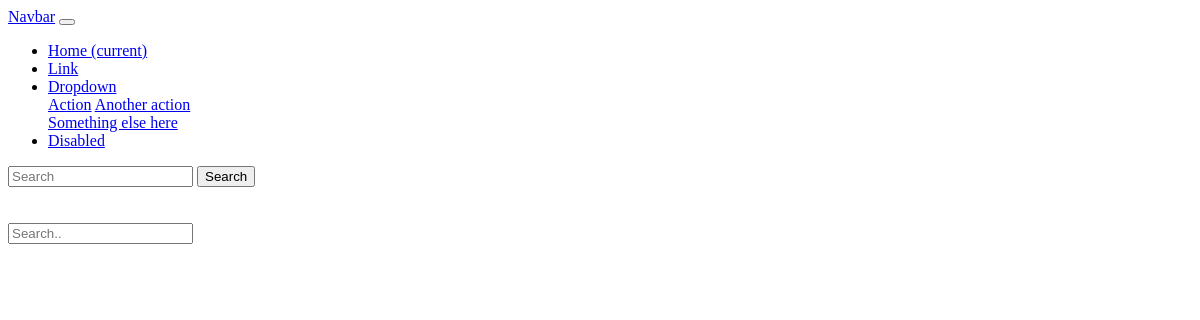
/infos/, run on an earlier commit of the app's database.
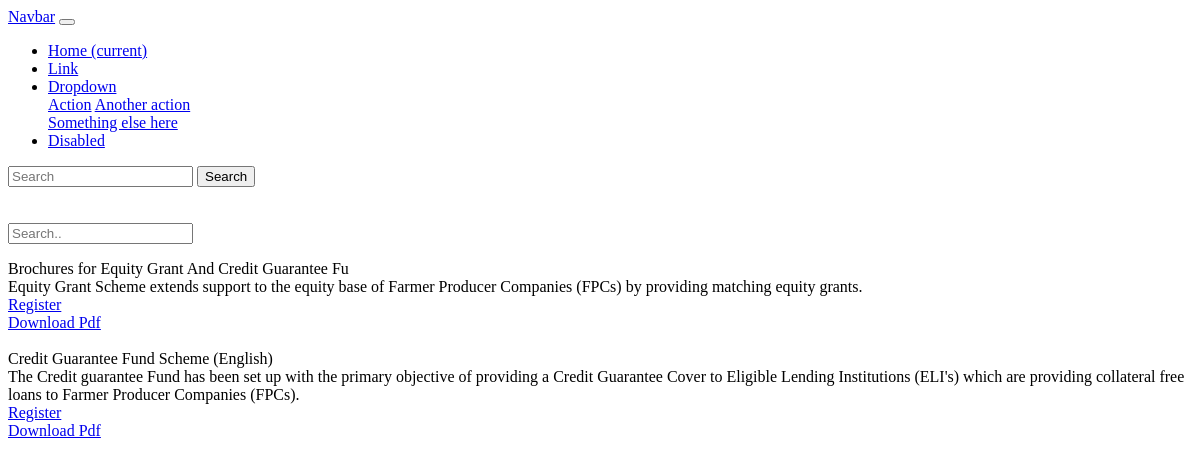
And on a later commit of the database.
### Info/models.py (models this page shows, shortened)
class Info(models.Model):
    name = models.CharField(_("Scheme name"), max_length=100)
    description = models.TextField(_("Description about the scheme"), max_length=250,blank=True)
    registerationlink = models.CharField(_("Registration link"), max_length=150,blank=True)
    pdflink = models.CharField(_("Pdf Link"), max_length=150,blank=True)

### Info/views.py (the view)
# urls.py: path('infos/',views.infos,name = 'infos'),
def infos(request):
    infos = Info.objects.all()
    search_term = ''
    if 'search' in request.GET:
        search_term = request.GET['search']
        infos = infos.filter(
            Q(name__icontains=search_term)
        )
    context = {
        'infos':infos,'search_term':search_term
    }
    return render(request,'Info/infos.html',context)

### templates/Info/infos.html
 {% extends "header.html" %}
 {% block content%}
 <form action="" style="padding-top:20px">
      <input type="text" placeholder="Search.." name="search" id="search" value="{{search_term}}">
</form>
{% for info in infos%}
{{ info.name}} <br>
{{ info.description}} <br>
<a href="{{ info.registerationlink}}">Register</a><br>
<a href="{{ info.pdflink }}">Download Pdf</a> <br>
<br>
{% endfor %}
{% endblock content %}

What changed in the data, as far as the page shows it:
added Info: name "Brochures for Equity Grant And Credit Guarantee Fu", description "Equity Grant Scheme extends support to the equity base of Farmer Producer Companies (FPCs) by providing matching equity grants."
added Info: name "Credit Guarantee Fund Scheme (English)", description "The Credit guarantee Fund has been set up with the primary objective of providing a Credit Guarantee Cover to Eligible Lending Institutions (ELI's) which are providing collateral free loans to Farmer Producer Companies (FPCs)."
